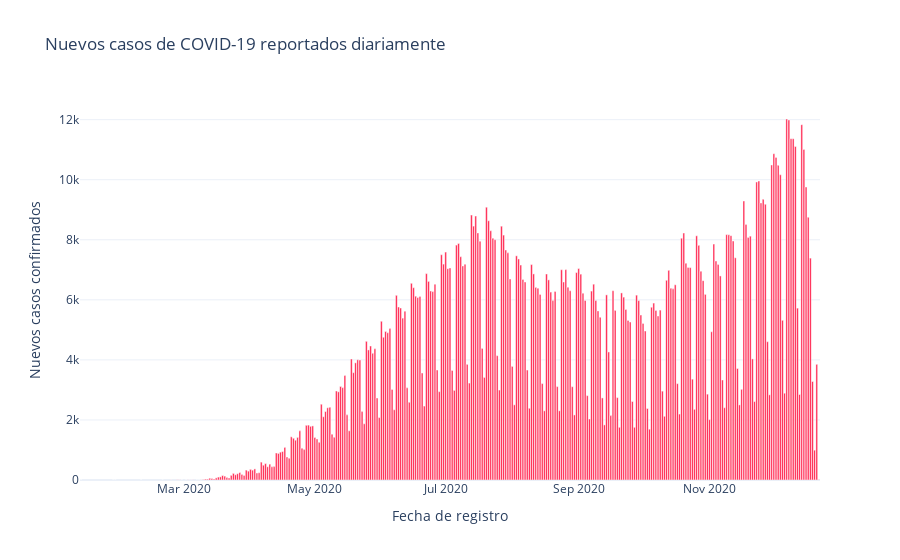
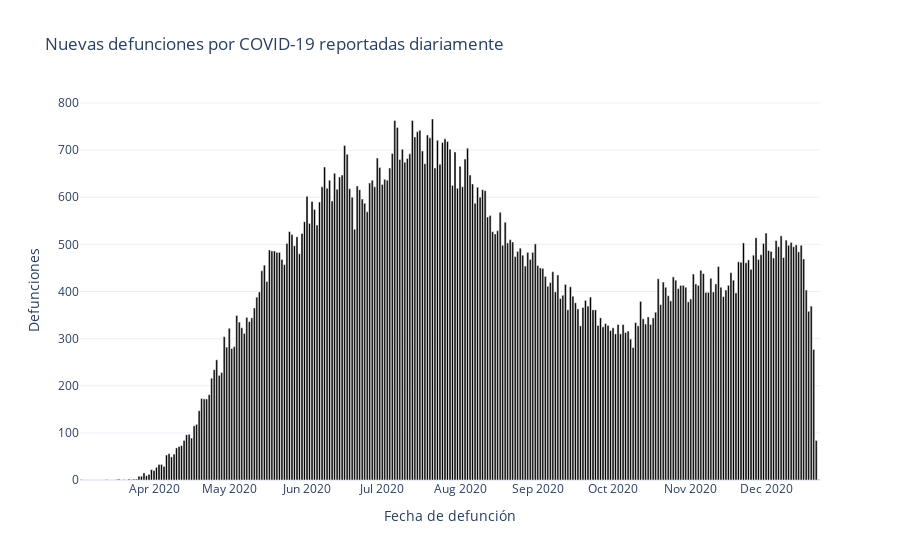

These figures' notebook cell, in order:
### Code cell
# Bar plots for confirmed and death cases .....
fig_bar1_conf = px.bar(x =confirmados_por_fecha["fecha_ingreso"], y = confirmados_por_fecha["confirmados"], 
                    labels= dict(x = "Fecha de registro", y = "Nuevos casos confirmados"), title="Nuevos casos de COVID-19 reportados diariamente", width = 900)

fig_bar1_conf.update_traces( marker = dict(color = "#ff1744"))
fig_bar1_conf.show()

fig_bar2_def = px.bar(x = defunciones_por_fecha["fecha_defuncion"], y = defunciones_por_fecha["defunciones"],
                        labels = dict(x = "Fecha de defunción", y = "Defunciones"), title = "Nuevas defunciones por COVID-19 reportadas diariamente", width = 900)

fig_bar2_def.update_traces(marker = dict(color = "black"))
fig_bar2_def.show()

### Figure 1 — Plotly figure (JSON) as saved in the notebook; plotly's stock layout.template omitted (floating-point values rounded to 4 significant figures; data arrays with more than 128 entries replaced by an {"elided": "..."} marker saying what was removed)
{"data": [{"alignmentgroup": "True", "hovertemplate": "Fecha de registro=%{x}<br>Nuevos casos confirmados=%{y}<extra></extra>", "legendgroup": "", "marker": {"color": "#ff1744"}, "name": "", "offsetgroup": "", "orientation": "v", "showlegend": false, "textposition": "auto", "type": "bar", "x": {"elided": "304 str values"}, "xaxis": "x", "y": {"elided": "304 int values"}, "yaxis": "y"}], "layout": {"barmode": "relative", "legend": {"tracegroupgap": 0}, "title": {"text": "Nuevos casos de COVID-19 reportados diariamente"}, "width": 900, "xaxis": {"anchor": "y", "domain": [0, 1], "title": {"text": "Fecha de registro"}}, "yaxis": {"anchor": "x", "domain": [0, 1], "title": {"text": "Nuevos casos confirmados"}}}}

### Figure 2 — Plotly figure (JSON) as saved in the notebook; plotly's stock layout.template omitted (floating-point values rounded to 4 significant figures; data arrays with more than 128 entries replaced by an {"elided": "..."} marker saying what was removed)
{"data": [{"alignmentgroup": "True", "hovertemplate": "Fecha de defunción=%{x}<br>Defunciones=%{y}<extra></extra>", "legendgroup": "", "marker": {"color": "black"}, "name": "", "offsetgroup": "", "orientation": "v", "showlegend": false, "textposition": "auto", "type": "bar", "x": {"elided": "281 str values"}, "xaxis": "x", "y": {"elided": "281 int values"}, "yaxis": "y"}], "layout": {"barmode": "relative", "legend": {"tracegroupgap": 0}, "title": {"text": "Nuevas defunciones por COVID-19 reportadas diariamente"}, "width": 900, "xaxis": {"anchor": "y", "domain": [0, 1], "title": {"text": "Fecha de defunción"}}, "yaxis": {"anchor": "x", "domain": [0, 1], "title": {"text": "Defunciones"}}}}
